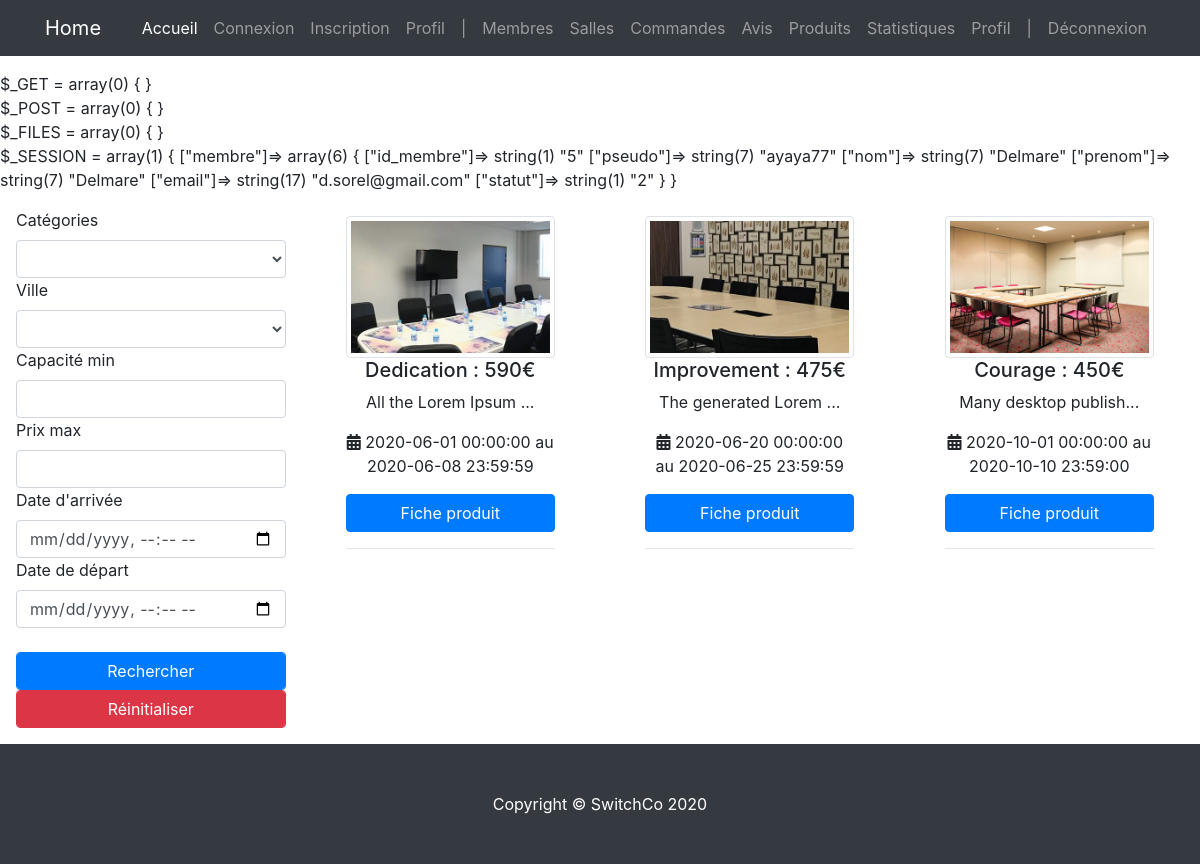
The page /index.php (signed in) on the database its author committed.
### tables this page shows
CREATE TABLE `produit` (
  `id_produit` int(3) NOT NULL,
  `id_salle` int(3) NOT NULL,
  `date_arrivee` datetime NOT NULL,
  `date_depart` datetime NOT NULL,
  `prix` int(3) NOT NULL,
  `etat` enum('libre','reservation') NOT NULL DEFAULT 'libre'
);

CREATE TABLE `salle` (
  `id_salle` int(3) NOT NULL,
  `titre` varchar(200) NOT NULL,
  `description` text NOT NULL,
  `photo` varchar(200) DEFAULT NULL,
  `pays` varchar(20) NOT NULL,
  `ville` varchar(20) NOT NULL,
  `adresse` varchar(50) NOT NULL,
  `cp` int(5) NOT NULL,
  `capacite` int(3) NOT NULL,
  `categorie` enum('reunion','bureau','formation') NOT NULL
);

### controller/controller.php (called while the page is built, shortened)
<?php
require('model/model.php');
function listProductsIndex()
{
    $products_list = getAllProductsIndex();
    require('indexView.php');
}

### model/model.php (called while the page is built, shortened)
<?php
function dbConnect()
{
    $host_db = 'mysql:host=localhost;dbname=projet_switch';
    $login = 'root';
    $password = '';
    $options = array(
        PDO::ATTR_ERRMODE => PDO::ERRMODE_WARNING,
        PDO::MYSQL_ATTR_INIT_COMMAND => 'SET NAMES utf8'
    );
    return new PDO($host_db, $login, $password, $options);
}
function getAllProductsIndex()
{
    $pdo = dbConnect();
    return $pdo->query('SELECT id_produit, prix, date_arrivee, date_depart, titre, description, photo FROM produit, salle WHERE produit.id_salle = salle.id_salle AND etat = \'libre\' AND date_arrivee >= NOW()');
}

### indexView.php (the view, shortened to what this page needs)
<div class="m-3" id="main">
    <div class="row">
        <div class="col-sm-3">
            <form method="post" id="form" action="?action=searchProducts">
                <label for="category">Catégories</label>
                <select name="category" id="category" class="form-control">
                    <option value=""></option>
                    <option value="1">Réunion</option>
                </select required>
                <label for="city">Ville</label>
                <select name="city" id="city" class="form-control">
                    <option value=""></option>
                    <option value="Paris">Paris</option>
                </select required>
                <label for="capacity">Capacité min</label>
                <input type="number" min="0" name="capacity" id="capacity" class="form-control" step="5" required>
                <label for="price">Prix max</label>
                <input type="number" min="0" name="price" id="price" class="form-control" step="10" required>
                <label for="arrival">Date d'arrivée</label>
                <input type="datetime-local" name="arrival" id="arrival" class="form-control">
                <label for="departure">Date de départ</label>
                <input type="datetime-local" name="departure" id="departure" class="form-control"><br>
                <button type="submit" class="btn-primary form-control">Rechercher</button>
                <button type="reset" class="btn-danger form-control">Réinitialiser</button>
            </form>
        </div>
        <div class="col-sm-9">
            <div class="row justify-content-around">
                <?php
                 if (!empty($products_list)) {
                    while ($product = $products_list->fetch(PDO::FETCH_ASSOC)) {
                        echo '<div class="col-sm-3 text-center p-2">';
                        echo '<img src="img/' . htmlspecialchars($product['photo']) . '" alt="' . htmlspecialchars($product['titre']) . '" class="img-thumbnail w-100">';
                        echo '<h5>' . htmlspecialchars($product['titre']) . ' : ' . htmlspecialchars($product['prix']) . '€</h5>';
                        echo '<p style="overflow: hidden">'. htmlspecialchars(substr($product['description'], 0, 20)).'...' . '</p>';
                        echo '<p><i class="fa fa-calendar-alt"></i>&nbsp;' . $product['date_arrivee'] . ' au ' . $product['date_depart'] . '</p>';
                        echo '<a href="?action=viewProduct&product-id=' . $product['id_produit'] . '" class="btn btn-primary w-100">Fiche produit</a><hr>';
                        echo '</div>';
                    }
                 }
                ?>
            </div>
        </div>
    </div>
</div>
<?php require('view/template/template.php'); ?>

### css/shop-homepage.css (style rules this page uses)
body { padding-top: 56px; }

### rows shown on the page
produit: id_salle.photo (picture), id_salle.titre "Dedication", prix "590", id_salle.description "All the Lorem Ipsum", date_arrivee "2020-06-01 00:00:00", date_depart "2020-06-08 23:59:59"
produit: id_salle.photo (picture), id_salle.titre "Improvement", prix "475", id_salle.description "The generated Lorem", date_arrivee "2020-06-20 00:00:00", date_depart "2020-06-25 23:59:59"
produit: id_salle.photo (picture), id_salle.titre "Courage", prix "450", id_salle.description "Many desktop publish", date_arrivee "2020-10-01 00:00:00", date_depart "2020-10-10 23:59:00"

### other values the page prints
$title "Home"
